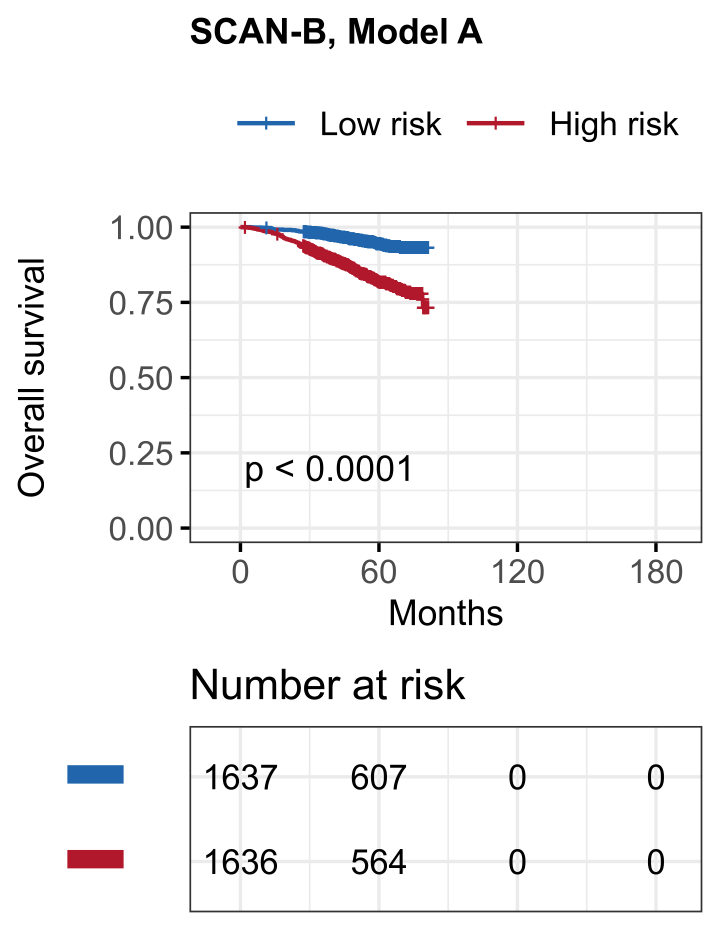
#> input picture figures/km_SCANB_modelA.png, 1440 x 1860 px, found by its file name (shown at 1/2 size); its folder holds 8 pictures in this run
$ python 22_assemble_figures.py
#> lines starting #> are read from the running program, lines starting #| are printed output that depends on the picture
"""Assemble the multi-panel manuscript figures from the single panels written by the R scripts.

Figure 9  (fig_km_panels.png):              km_*.png from 12_survival_evaluation.R, 3 columns
Figure 10 (fig_calibration_panels.png):     calibration_*.png from 12_survival_evaluation.R, 3 columns
Figure 11 (fig_batch_pca_before_after.png): batch_panel_*.png from 15_batch_correction_sensitivity.R, stacked

Each figure is resized to 650 pixels per inch of its printed width in the manuscript, so it is above
600 dpi when placed. The panels themselves are drawn at 600 dpi, so no panel is enlarged.
Run from the project root, after steps 13 and 15:  python3 scripts/22_assemble_figures.py
"""
import os

from PIL import Image

F = "figures/"
PPI = 650


def grid(names, cols, out, print_width_in):
#> called with cols = 3, out = 'fig_km_panels.png', print_width_in = 6
    ims = [Image.open(F + n).convert("RGB") for n in names]
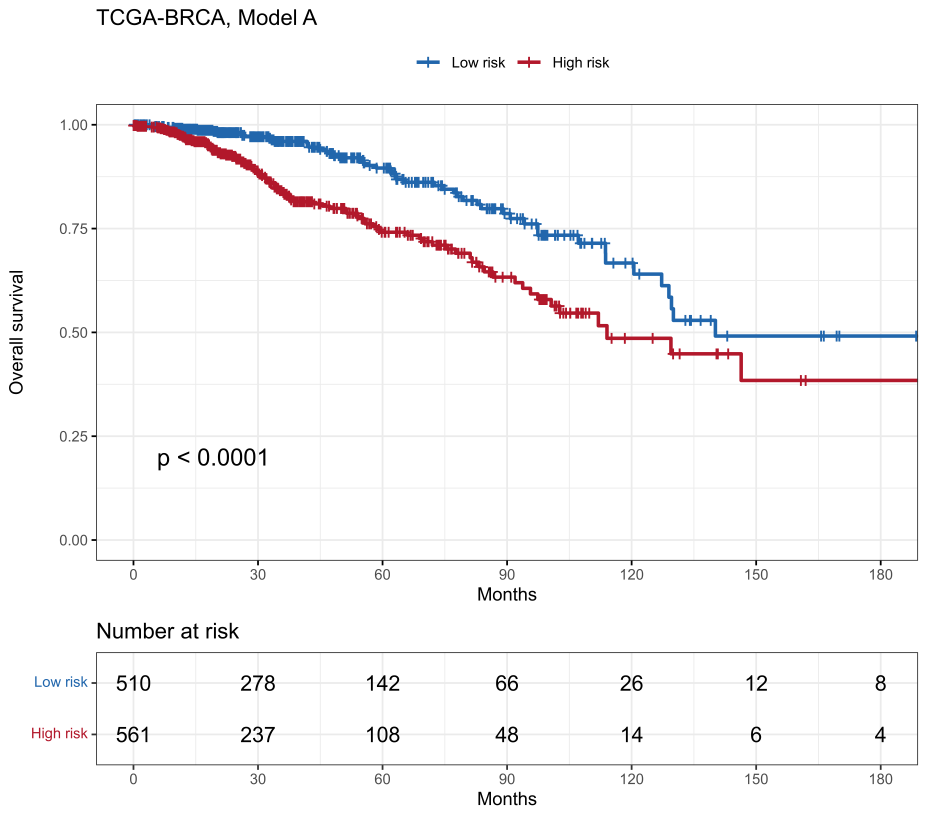
#> input picture figures/km_TCGABRCA_modelA.png, 4636 x 4090 px, found by its file name (shown at 1/5 size)
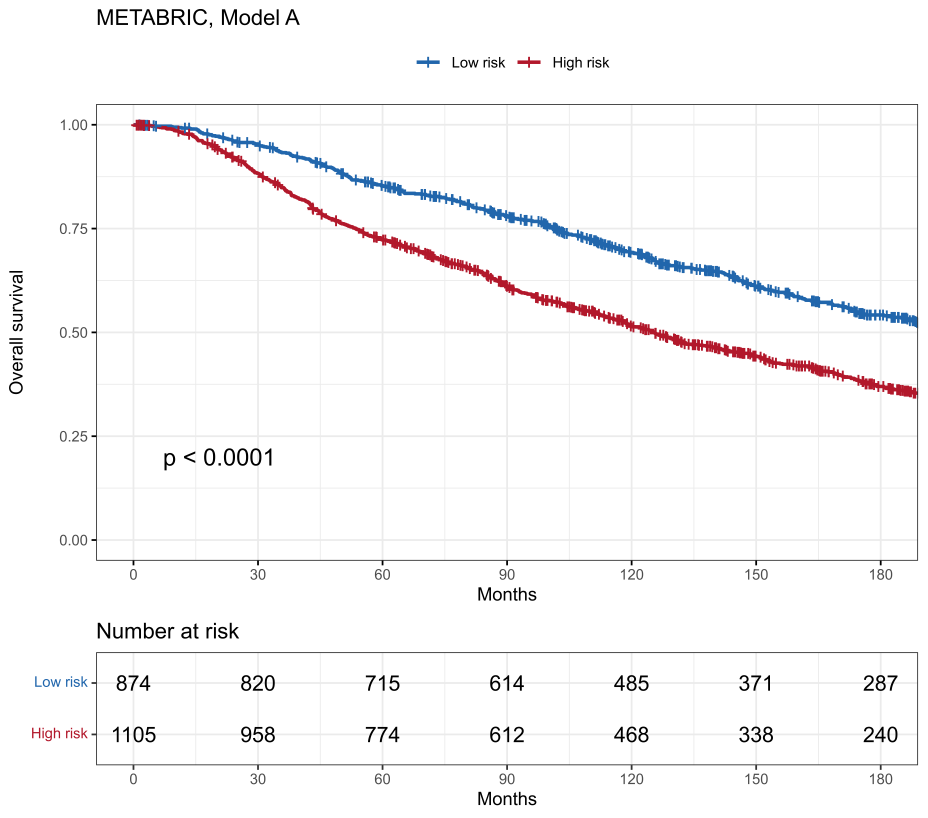
#> input picture figures/km_METABRIC_modelA.png, 4636 x 4090 px, found by its file name (shown at 1/5 size)
    cw = max(i.width for i in ims)
    ch = max(i.height for i in ims)
    rows = (len(ims) + cols - 1) // cols
    sheet = Image.new("RGB", (cols * cw, rows * ch), "white")
    for k, im in enumerate(ims):
        sheet.paste(im, ((k % cols) * cw, (k // cols) * ch))
    w = round(print_width_in * PPI)
    assert w <= sheet.width, f"{out}: panels too small to reach {PPI} ppi without enlarging"
    sheet = sheet.resize((w, round(sheet.height * w / sheet.width)), Image.LANCZOS)
    sheet.save(F + out, optimize=True, dpi=(PPI, PPI))
    print(out, sheet.size, f"{os.path.getsize(F + out) / 1e6:.1f} MB")


#> (the run stopped early here; a loop or call above may not have finished)
